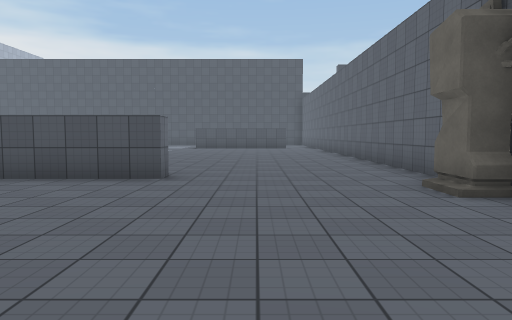
view 1 (above)

23 first-person views from a walk through a 3-D level made in the Unity game engine. The camera is 1.4 m above the floor, tilts 4° down and sees 70° across. The floor is counted in squares, 2 m on a side. Each view is taken from the middle of a square. On the plan, view 1 faces up. The plan holds only what a view shows up to about 11 squares ahead; the rest is blank. The place goes on beyond the plan. The player character is not drawn. Surface patterns are stand-ins for the level's own textures.

view 2
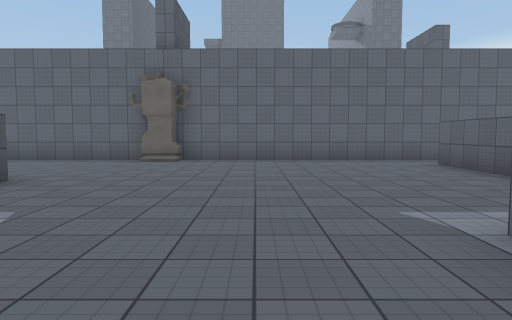

view 3
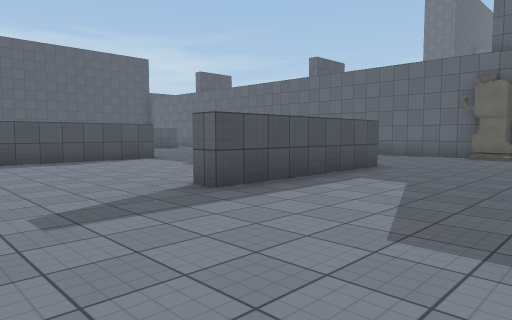

view 4
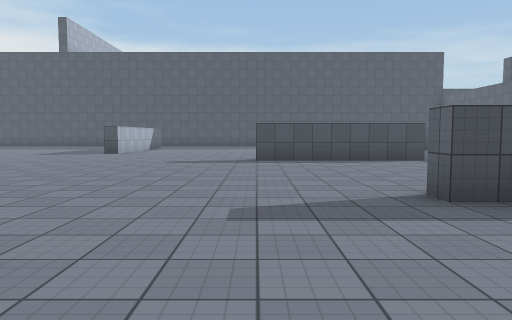

view 5
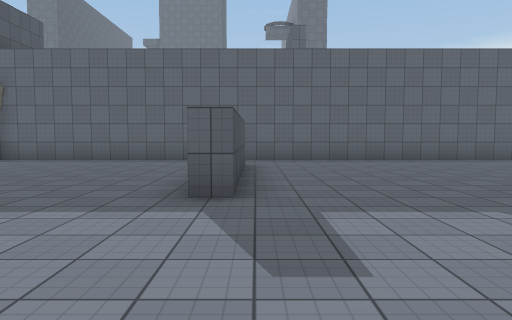

view 6
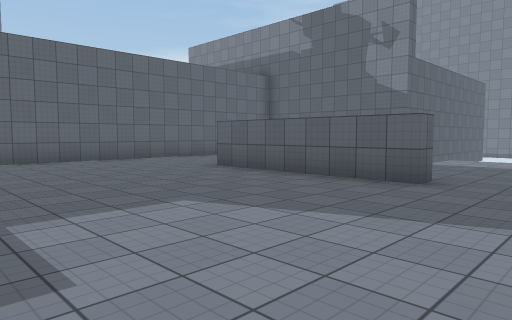

view 7
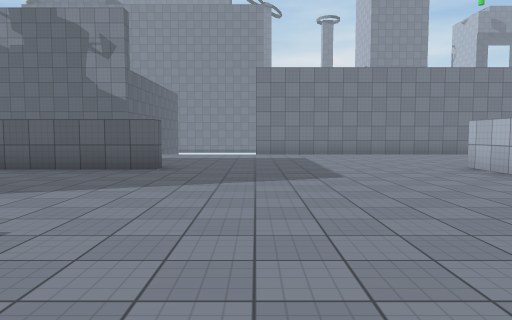

view 8
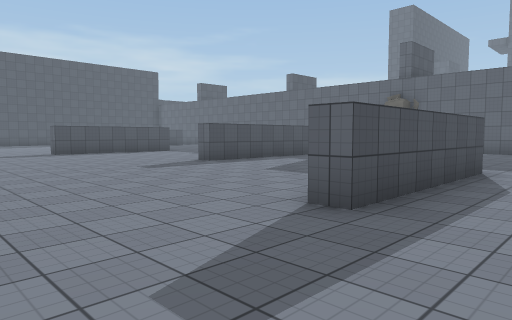

view 9
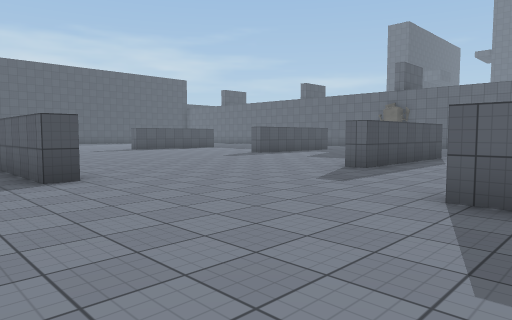

view 10
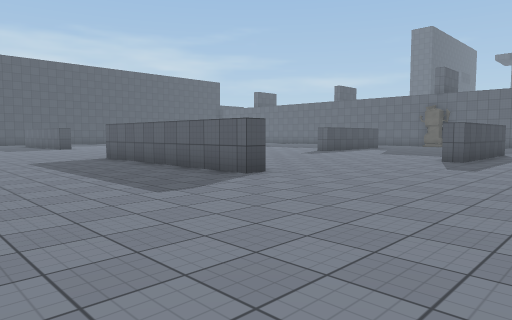

view 11
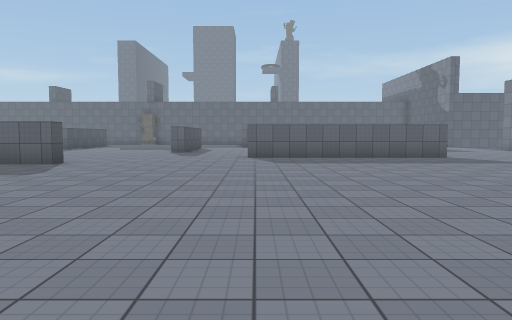

view 12
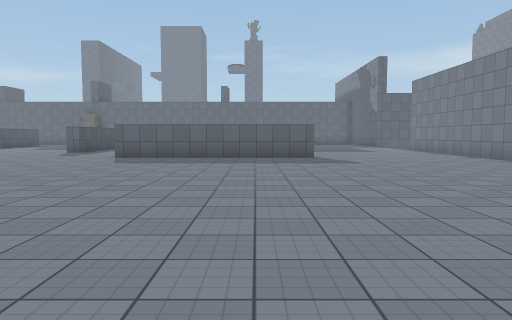

view 13
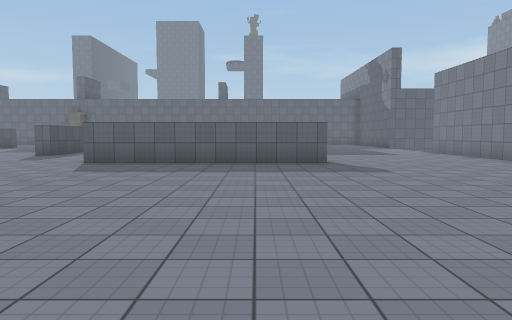

view 14
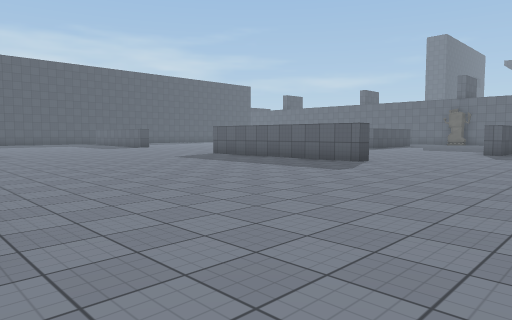

view 15
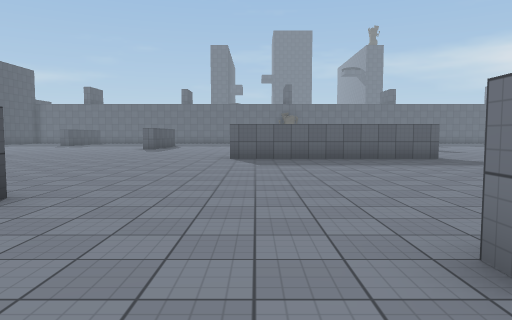

view 16
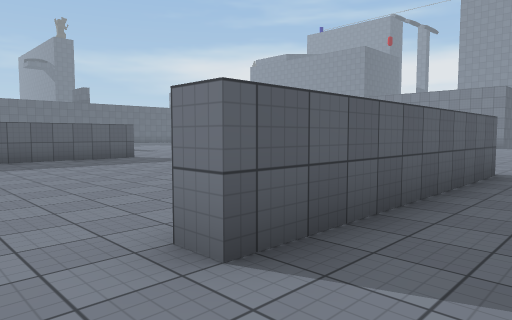

view 17
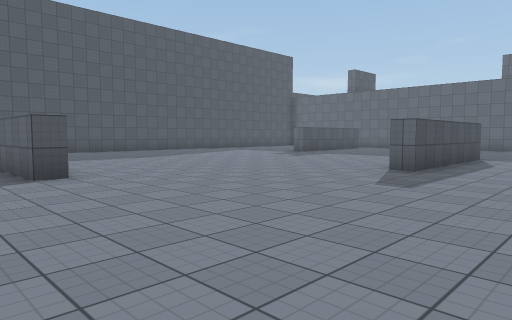

view 18
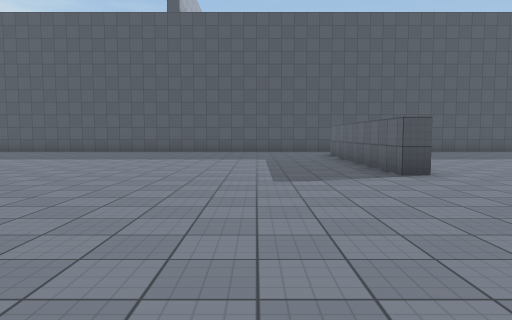

view 19
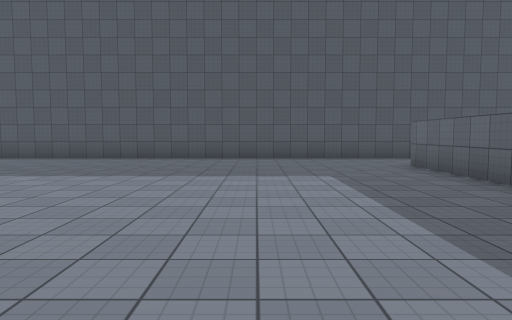

view 20
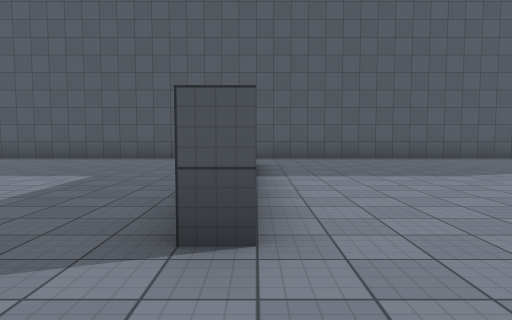

view 21
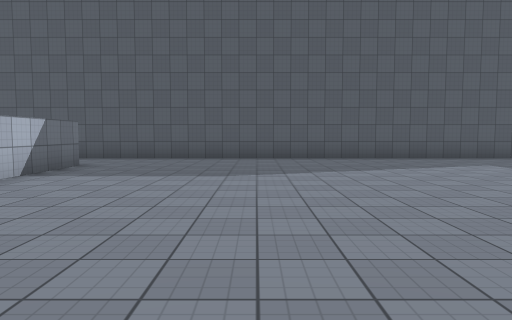

view 22
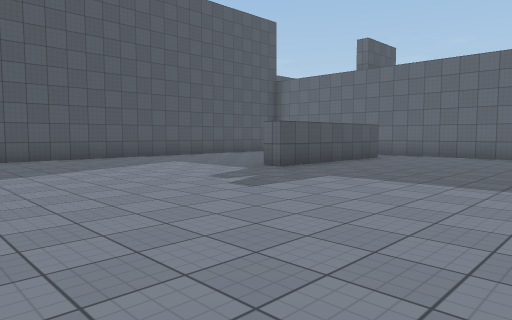

view 23
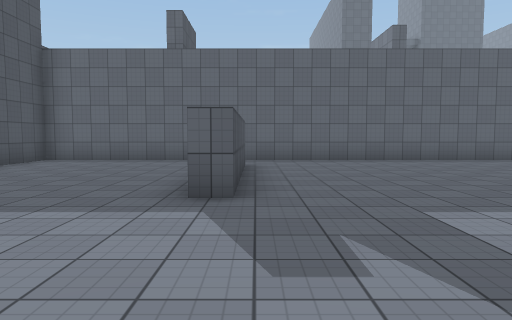

### Floor plan
Points are (right, up) in squares from view 1. A wall is a line through its corners. A room is listed if a view was taken in it or the views show most of it. See-through windows are left out.
Room 1 (views 1, 2, 3, 4, 5, 6, 7, 8, 9, 10, 11, 12, 13, 14, 15, 16, 17, 18, 19, 20, 21, 22, 23)
walls: (-13.9, 1.7) (-14.5, 1.7) (-14.5, 7.8); (-4.4, -0.3) (-9, -0.3) (-9, 0.2); (-12.9, 15.2) (-13.5, 15.2) (-13.5, 21.2); (-3.4, 11.7) (-8, 11.7) (-8, 12.2); (-1.5, 6.2) (-1.5, 5.7) (-6, 5.7) (-6, 6.2); (-1, -2.3) (1.5, -2.3); (-11.5, -7.4) (-11.5, -8.8); (-23.5, -0.4) (-23.5, 5.7) (-23, 5.7); (-12, -8.9) (-12, -2.8); (1.5, -2.8) (-3, -2.8) (-3, -2.2); (-13, 21.2) (-13, 18.6); (-5, -8.9) (-5, -8.3) (-0.5, -8.3); (1.5, 18.2) (-3, 18.2) (-3, 18.8); (-1.4, 23.7) (-24.6, 23.7); (3, -10) (3, 23.7) (1.1, 23.7)
objects: other object (3, 4)

Positions as (right, up) in squares from view 1, and headings:
1: (0, 0), facing up
2: (-7, 2), facing right
3: (-9, 2), facing up-right
4: (-8, 2), facing up
5: (-7, -3), facing right
6: (-7, -3), facing down-right
7: (-7, -1), facing down
8: (-12, -2), facing up-right
9: (-16, -4), facing up-right
10: (-19, -3), facing up-right
11: (-23, -3), facing right
12: (-23, -7), facing right
13: (-21, -7), facing right
14: (-23, -3), facing up-right
15: (-25, 7), facing right
16: (-25, 7), facing down-right
17: (-15, 9), facing up-right
18: (-16, 9), facing up
19: (-17, 13), facing up
20: (-13, 13), facing up
21: (-9, 13), facing up
22: (-9, 13), facing up-right
23: (-7, 18), facing right
